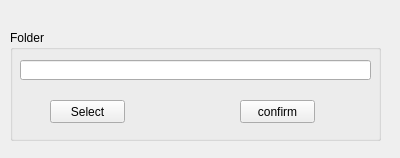
<?xml version="1.0" encoding="UTF-8"?>
<ui version="4.0">
 <class>folder_output_setting</class>
 <widget class="QWidget" name="folder_output_setting">
  <property name="geometry">
   <rect>
    <x>0</x>
    <y>0</y>
    <width>400</width>
    <height>158</height>
   </rect>
  </property>
  <property name="windowTitle">
   <string>Output_Folder</string>
  </property>
  <widget class="QGroupBox" name="groupBox">
   <property name="geometry">
    <rect>
     <x>10</x>
     <y>30</y>
     <width>371</width>
     <height>111</height>
    </rect>
   </property>
   <property name="title">
    <string>Folder</string>
   </property>
   <widget class="QLineEdit" name="txt_folder_select">
    <property name="geometry">
     <rect>
      <x>10</x>
      <y>30</y>
      <width>351</width>
      <height>20</height>
     </rect>
    </property>
   </widget>
   <widget class="QPushButton" name="btn_select_folder">
    <property name="geometry">
     <rect>
      <x>40</x>
      <y>70</y>
      <width>75</width>
      <height>23</height>
     </rect>
    </property>
    <property name="text">
     <string>Select</string>
    </property>
   </widget>
   <widget class="QPushButton" name="btn_confirm_folder">
    <property name="geometry">
     <rect>
      <x>230</x>
      <y>70</y>
      <width>75</width>
      <height>23</height>
     </rect>
    </property>
    <property name="text">
     <string>confirm</string>
    </property>
   </widget>
  </widget>
 </widget>
 <resources/>
 <connections/>
</ui>
